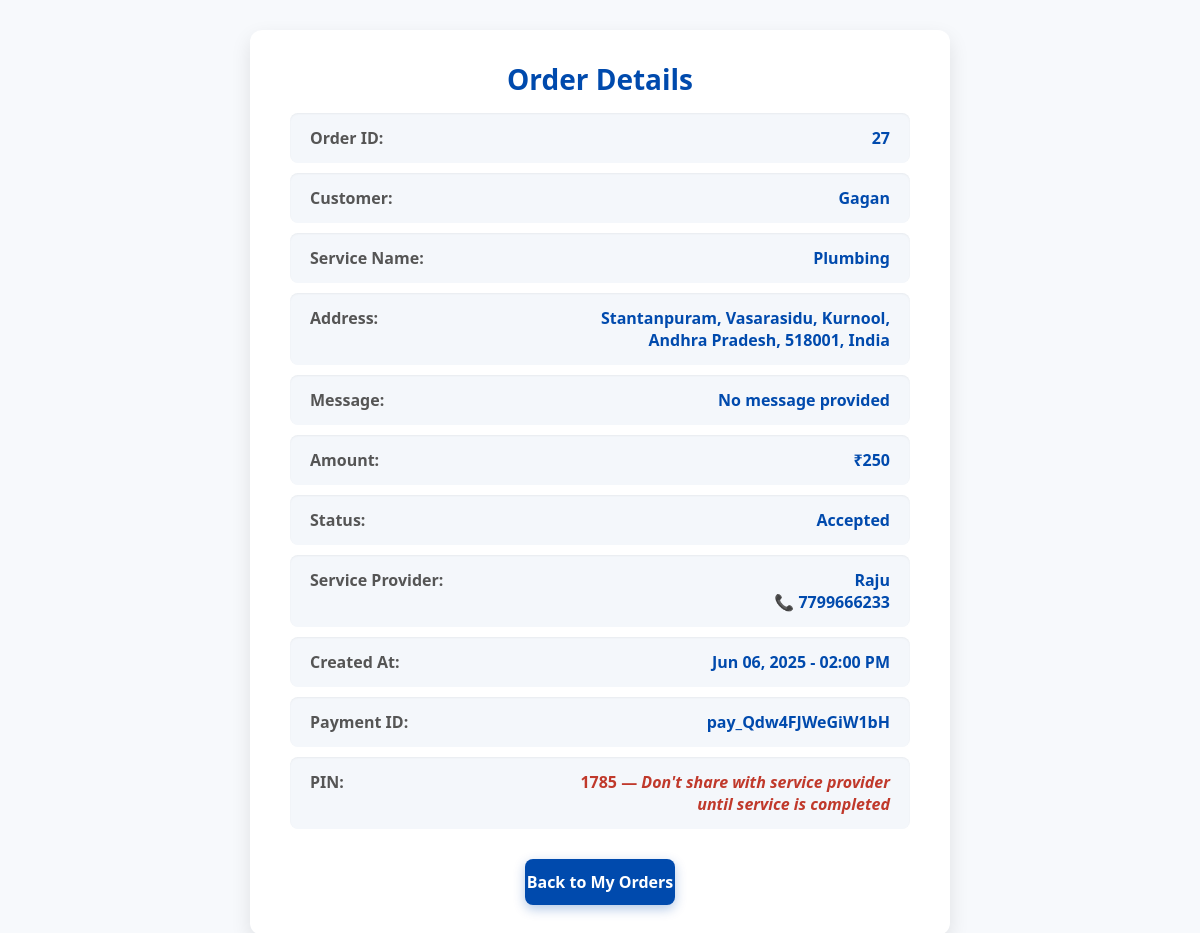
Screenshot of /my-orders/27/ (signed in) with the database file from the repository.
### Service/models.py (models this page shows, shortened)
class Order(models.Model):
    STATUS_CHOICES = [
        ('Pending', 'Pending'),
        ('Assigned', 'Assigned'),
        ('Accepted', 'Accepted'),
        ('Completed', 'Completed'),
        ('Cancelled', 'Cancelled'),
        ('RejectedByProvider', 'Rejected by Provider'),
    ]
    user = models.ForeignKey(User, on_delete=models.CASCADE)
    service_name = models.CharField(max_length=200)
    address = models.TextField(default="")
    message = models.TextField(blank=True)
    amount = models.PositiveIntegerField(default=250)  # fixed ₹250 charge
    created_at = models.DateTimeField(auto_now_add=True)
    payment_id = models.CharField(max_length=100, blank=True)  # Razorpay payment id
    payment_status = models.CharField(max_length=50, default='Pending')
    service_provider = models.ForeignKey(
        'ServiceProvider', on_delete=models.SET_NULL, blank=True, null=True, related_name='assigned_orders'
    )
    status = models.CharField(max_length=20, choices=STATUS_CHOICES, default='Pending')
    pin = models.CharField(max_length=4, blank=True, null=True)  # 4-digit completion PIN
    latitude = models.DecimalField(max_digits=9, decimal_places=6, blank=True, null=True)
    longitude = models.DecimalField(max_digits=9, decimal_places=6, blank=True, null=True)

class ServiceProvider(models.Model):
    user = models.OneToOneField(User, on_delete=models.CASCADE, null=True, blank=True)
    servicer_name = models.CharField(max_length=100)
    callable_of = models.TextField()
    password = models.CharField(max_length=100, default="thisisapassword")
    mobile_number = models.CharField(max_length=10)

### Service/views.py (the view)
# urls.py: path('my-orders/<int:order_id>/', views.order_detail, name='order_detail'),
@login_required
def order_detail(request, order_id):
    order = get_object_or_404(Order, id=order_id, user=request.user)
    return render(request, 'order_detail.html', {'order': order})

### Service/templates/order_detail.html (shortened to what this page needs)
{% load static %}
<!DOCTYPE html>
<html lang="en">
<head>
</head>
<body>
    <div class="container">
        <h1>Order Details</h1>
        <ul class="details-list">
            <li><span class="label">Order ID:</span> <span class="value">{{ order.id }}</span></li>
            <li><span class="label">Customer:</span> <span class="value">{{ order.user.username }}</span></li>
            <li><span class="label">Service Name:</span> <span class="value">{{ order.service_name }}</span></li>
            <li><span class="label">Address:</span> <span class="value">{{ order.address }}</span></li>
            <li><span class="label">Message:</span> <span class="value">{{ order.message|default:"No message provided" }}</span></li>
            <li><span class="label">Amount:</span> <span class="value">₹{{ order.amount }}</span></li>
            <li><span class="label">Status:</span> <span class="value">{{ order.status }}</span></li>
            <li>
            <span class="label">Service Provider:</span>
            <span class="value">
                {% if order.status == 'Accepted' %}
                    {{ order.service_provider.servicer_name }}<br>
                    📞 {{ order.service_provider.mobile_number }}
                {% else %}
                    Not assigned yet
                {% endif %}
            </span>
        </li>
            <li><span class="label">Created At:</span> <span class="value">{{ order.created_at|date:"M d, Y - h:i A" }}</span></li>
            <li><span class="label">Payment ID:</span> <span class="value">
                {% if order.payment_id %}
                    {{ order.payment_id }}
                {% else %}
                    Not paid yet
                {% endif %}
            </span></li>
            <li>
            <span class="label">PIN:</span>
            <span class="value" style="color: #c0392b; font-weight: 700;">
                {{ order.pin }} — <em>Don't share with service provider until service is completed</em>
            </span>
            </li>
        </ul>
        <a href="{% url 'my_orders' %}" class="back-btn">Back to My Orders</a>
    </div>
</body>
</html>

### Service/templates/order_detail.html (style rules this page uses)
* { margin: 0; padding: 0; box-sizing: border-box; font-family: 'Segoe UI', Tahoma, Geneva, Verdana, sans-serif; }
body { background-color: #f7f9fc; color: #333; padding: 30px 20px; display: flex; justify-content: center; min-height: 100vh; }
.container { background: #fff; max-width: 700px; width: 100%; border-radius: 12px; box-shadow: 0 8px 20px rgba(0, 0, 0, 0.1); padding: 30px 40px; }
h1 { font-size: 28px; color: #004aad; margin-bottom: 15px; text-align: center; }
.details-list { list-style: none; margin-top: 10px; }
.details-list li { background-color: #f4f7fb; margin-bottom: 10px; padding: 14px 20px; border-radius: 8px; display: flex; justify-content: space-between; font-size: 16px; box-shadow: inset 0 1px 2px rgba(0, 0, 0, 0.05); }
.details-list li span.label { font-weight: 600; color: #555; }
.details-list li span.value { color: #004aad; font-weight: 600; max-width: 60%; text-align: right; word-break: break-word; }
.back-btn { margin-top: 30px; display: block; width: 150px; margin-left: auto; margin-right: auto; padding: 12px 0; background-color: #004aad; color: white; text-align: center; font-weight: 700; font-size: 16px; border-radius: 8px; text-decoration: none; box-shadow: 0 4px 12px rgba(0, 74, 173, 0.3); transition: background-color 0.3s ease; }

### rows the page displays
Order: id "27", user.username "Gagan", service_name "Plumbing", address "Stantanpuram, Vasarasidu, Kurnool, Andhra Pradesh, 518001, India", message "No message provided", amount "250", status "Accepted", service_provider.servicer_name "Raju", service_provider.mobile_number "7799666233", created_at "Jun 06, 2025 - 02:00 PM", payment_id "pay_Qdw4FJWeGiW1bH", pin "1785"
